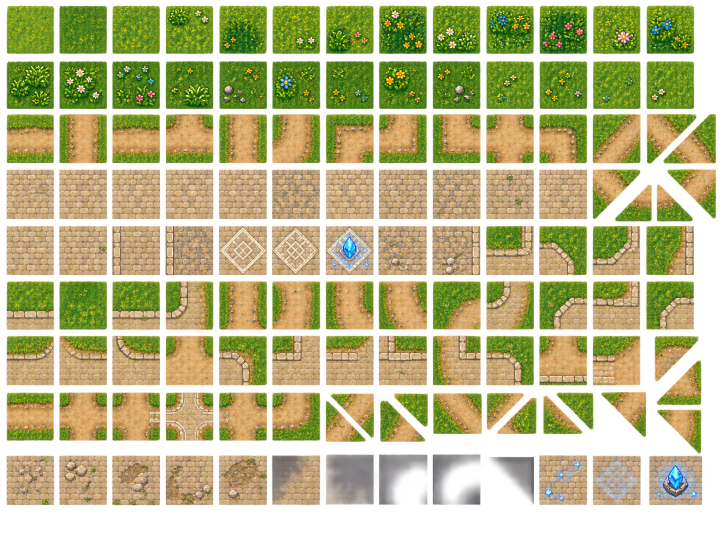
#> input picture assets/source_art/caden/terrain/caden_terrain_master_v1.png, 1448 x 1086 px (shown at 1/2 size)
$ python prepare_caden_terrain_runtime_v1.py
#> lines starting #> are read from the running program, lines starting #| are printed output that depends on the picture
#!/usr/bin/env python3
"""Prepare the Caden Terrain Runtime v1 atlas from the immutable source master.

The script uses only exact source crops, integer-factor nearest-neighbor reduction,
and hard pixel compositing. It never writes to the source-art directory.
"""

from __future__ import annotations

import hashlib
from pathlib import Path

from PIL import Image, ImageDraw


REPOSITORY_ROOT = Path(__file__).resolve().parents[2]
SOURCE_PATH = REPOSITORY_ROOT / "assets/source_art/caden/terrain/caden_terrain_master_v1.png"
ATLAS_PATH = REPOSITORY_ROOT / "assets/tilesets/caden/terrain/caden_terrain_runtime_v1.png"
PREVIEW_DIRECTORY = REPOSITORY_ROOT / "docs/art/previews"
VALIDATION_PREVIEW_PATH = PREVIEW_DIRECTORY / "caden_terrain_runtime_v1_validation.png"
TOWN_SQUARE_PREVIEW_PATH = PREVIEW_DIRECTORY / "caden_terrain_runtime_v1_town_square_preview.png"

EXPECTED_SOURCE_SHA256 = "36308c3fe4eb1bda2cca61c7778583440c07b8b859c2f597185f180ebdcb3b4c"
SOURCE_CELL_SIZE = 96
TILE_SIZE = 32
ATLAS_COLUMNS = 8
ATLAS_ROWS = 6

# The generated source sheet has a stable 13-column visual grid and several
# usable rows. Each selected region below is exactly 96x96 before 3:1 reduction.
SOURCE_COLUMN_X = [13, 119, 225, 332, 438, 544, 652, 758, 866, 973, 1079, 1186, 1293]
SOURCE_ROW_Y = [11, 122, 228, 338, 451, 562, 671, 784, 910]


TileCoordinate = tuple[int, int]


TILE_COORDINATES: dict[str, TileCoordinate] = {
    "grass_base": (0, 0),
    "grass_variant_01": (1, 0),
    "grass_variant_02": (2, 0),
    "grass_variant_03": (3, 0),
    "grass_variant_04": (4, 0),
    "grass_worn_01": (5, 0),
    "grass_worn_02": (6, 0),
    "road_fill": (0, 1),
    "road_fill_variant_01": (1, 1),
    "road_edge_north": (2, 1),
    "road_edge_south": (3, 1),
    "road_edge_west": (4, 1),
    "road_edge_east": (5, 1),
    "road_straight_horizontal": (6, 1),
    "road_straight_vertical": (7, 1),
    "road_outer_corner_nw": (0, 2),
    "road_outer_corner_ne": (1, 2),
    "road_outer_corner_sw": (2, 2),
    "road_outer_corner_se": (3, 2),
    "road_inner_corner_nw": (4, 2),
    "road_inner_corner_ne": (5, 2),
    "road_inner_corner_sw": (6, 2),
    "road_inner_corner_se": (7, 2),
    "road_cross": (0, 3),
    "road_junction_n_e_w": (1, 3),
    "road_junction_n_s_w": (2, 3),
    "road_straight_horizontal_worn": (3, 3),
    "road_to_plaza_north": (4, 3),
    "road_to_plaza_south": (5, 3),
    "road_to_plaza_west": (6, 3),
    "road_to_plaza_east": (7, 3),
    "plaza_fill": (0, 4),
    "plaza_variant_01": (1, 4),
    "plaza_variant_02": (2, 4),
    "plaza_variant_03": (3, 4),
    "plaza_edge_north": (4, 4),
    "plaza_edge_south": (5, 4),
    "plaza_edge_west": (6, 4),
    "plaza_edge_east": (7, 4),
    "plaza_outer_corner_nw": (0, 5),
    "plaza_outer_corner_ne": (1, 5),
    "plaza_outer_corner_sw": (2, 5),
    "plaza_outer_corner_se": (3, 5),
    "plaza_clipped_corner_nw": (4, 5),
    "plaza_clipped_corner_ne": (5, 5),
    "plaza_clipped_corner_sw": (6, 5),
    "plaza_clipped_corner_se": (7, 5),
}


def _source_hash() -> str:
    return hashlib.sha256(SOURCE_PATH.read_bytes()).hexdigest()


def _opaque(image: Image.Image) -> Image.Image:
    result = image.convert("RGBA")
    result.putalpha(255)
    return result


def _source_cell(source: Image.Image, column: int, row: int) -> Image.Image:
    x = SOURCE_COLUMN_X[column]
    y = SOURCE_ROW_Y[row]
    crop = source.crop((x, y, x + SOURCE_CELL_SIZE, y + SOURCE_CELL_SIZE))
    return _opaque(crop.resize((TILE_SIZE, TILE_SIZE), Image.Resampling.NEAREST))


def _normalize_fill_edges(image: Image.Image) -> Image.Image:
    """Make opposite fill borders identical using direct pixel copies."""
    result = image.copy()
    for y in range(result.height):
        result.putpixel((result.width - 1, y), result.getpixel((0, y)))
    for x in range(result.width):
        result.putpixel((x, result.height - 1), result.getpixel((x, 0)))
    return result


def _repeat_center_patch(image: Image.Image, inset: int = 8) -> Image.Image:
    patch = _normalize_fill_edges(image.crop((inset, inset, TILE_SIZE - inset, TILE_SIZE - inset)))
    result = Image.new("RGBA", (TILE_SIZE, TILE_SIZE))
    for y in range(0, TILE_SIZE, patch.height):
        for x in range(0, TILE_SIZE, patch.width):
            result.paste(patch, (x, y))
    return _normalize_fill_edges(_opaque(result))


def _center_variant(base: Image.Image, candidate: Image.Image, inset: int = 10) -> Image.Image:
    """Preserve the shared seamless border while introducing a small source variation."""
    result = base.copy()
    result.paste(
        candidate.crop((inset, inset, TILE_SIZE - inset, TILE_SIZE - inset)),
        (inset, inset),
    )
    return _opaque(result)


def _road_edges(horizontal: Image.Image, vertical: Image.Image, road_fill: Image.Image) -> dict[str, Image.Image]:
    north = horizontal.copy()
    north.paste(road_fill.crop((0, 18, 32, 32)), (0, 18))

    south = road_fill.copy()
    south.paste(horizontal.crop((0, 14, 32, 32)), (0, 14))

    west = vertical.copy()
    west.paste(road_fill.crop((18, 0, 32, 32)), (18, 0))

    east = road_fill.copy()
    east.paste(vertical.crop((14, 0, 32, 32)), (14, 0))

    return {
        "road_edge_north": _opaque(north),
        "road_edge_south": _opaque(south),
        "road_edge_west": _opaque(west),
        "road_edge_east": _opaque(east),
    }


def _corner_cut(
    foreground: Image.Image,
    background: Image.Image,
    corner: str,
    *,
    size: int = 12,
) -> Image.Image:
    """Cut a square corner from foreground using source-backed background pixels."""
    result = foreground.copy()
    for y in range(TILE_SIZE):
        for x in range(TILE_SIZE):
            in_corner = {
                "nw": x < size and y < size,
                "ne": x >= TILE_SIZE - size and y < size,
                "sw": x < size and y >= TILE_SIZE - size,
                "se": x >= TILE_SIZE - size and y >= TILE_SIZE - size,
            }[corner]
            if in_corner:
                result.putpixel((x, y), background.getpixel((x, y)))
    return _opaque(result)


def _material_edge(
    material: Image.Image,
    grass: Image.Image,
    direction: str,
    *,
    outside_width: int = 5,
) -> Image.Image:
    result = material.copy()
    for y in range(TILE_SIZE):
        for x in range(TILE_SIZE):
            outside = {
                "north": y < outside_width,
                "south": y >= TILE_SIZE - outside_width,
                "west": x < outside_width,
                "east": x >= TILE_SIZE - outside_width,
            }[direction]
            if outside:
                result.putpixel((x, y), grass.getpixel((x, y)))
    return _opaque(result)


def _material_transition(
    road: Image.Image,
    plaza: Image.Image,
    road_side: str,
) -> Image.Image:
    result = plaza.copy()
    if road_side == "north":
        result.paste(road.crop((0, 0, 32, 16)), (0, 0))
    elif road_side == "south":
        result.paste(road.crop((0, 16, 32, 32)), (0, 16))
    elif road_side == "west":
        result.paste(road.crop((0, 0, 16, 32)), (0, 0))
    elif road_side == "east":
        result.paste(road.crop((16, 0, 32, 32)), (16, 0))
    else:
        raise ValueError(f"Unsupported road side: {road_side}")
    return _opaque(result)


def _clipped_plaza_corner(
    plaza: Image.Image,
    grass: Image.Image,
    corner: str,
) -> Image.Image:
    result = plaza.copy()
    for y in range(TILE_SIZE):
        for x in range(TILE_SIZE):
            use_plaza = {
                "nw": x + y >= TILE_SIZE - 1,
                "ne": y >= x,
                "sw": x >= y,
                "se": x + y <= TILE_SIZE - 1,
            }[corner]
            if not use_plaza:
                result.putpixel((x, y), grass.getpixel((x, y)))
    return _opaque(result)


def _build_tiles(source: Image.Image) -> dict[str, Image.Image]:
    grass = _repeat_center_patch(_source_cell(source, 0, 0))
    road_horizontal = _source_cell(source, 0, 2)
    road_vertical = _source_cell(source, 1, 2)
    road_cross = _source_cell(source, 9, 2)
    road_fill = _repeat_center_patch(road_cross)
    road_fill_variant = _center_variant(road_fill, _repeat_center_patch(_source_cell(source, 3, 2)), 8)
    plaza_fill = _repeat_center_patch(_source_cell(source, 0, 3))

    tiles: dict[str, Image.Image] = {
        "grass_base": grass,
        "grass_variant_01": _center_variant(grass, _source_cell(source, 1, 0)),
        "grass_variant_02": _center_variant(grass, _source_cell(source, 3, 0)),
        "grass_variant_03": _center_variant(grass, _source_cell(source, 5, 0)),
        "grass_variant_04": _center_variant(grass, _source_cell(source, 10, 1)),
        "grass_worn_01": _center_variant(grass, _source_cell(source, 11, 1), 8),
        "grass_worn_02": _center_variant(grass, _source_cell(source, 12, 1), 8),
        "road_fill": road_fill,
        "road_fill_variant_01": road_fill_variant,
        "road_straight_horizontal": road_horizontal,
        "road_straight_vertical": road_vertical,
        "road_outer_corner_nw": _source_cell(source, 6, 2),
        "road_outer_corner_ne": _source_cell(source, 10, 2),
        "road_outer_corner_sw": _source_cell(source, 8, 2),
        "road_outer_corner_se": _source_cell(source, 7, 2),
        "road_inner_corner_nw": _corner_cut(road_fill, grass, "nw"),
        "road_inner_corner_ne": _corner_cut(road_fill, grass, "ne"),
        "road_inner_corner_sw": _corner_cut(road_fill, grass, "sw"),
        "road_inner_corner_se": _corner_cut(road_fill, grass, "se"),
        "road_cross": road_cross,
        "road_junction_n_e_w": _source_cell(source, 3, 2),
        "road_junction_n_s_w": _source_cell(source, 5, 2),
        "road_straight_horizontal_worn": _source_cell(source, 2, 2),
        "plaza_fill": plaza_fill,
        "plaza_variant_01": _center_variant(plaza_fill, _source_cell(source, 1, 3), 7),
        "plaza_variant_02": _center_variant(plaza_fill, _source_cell(source, 2, 3), 7),
        "plaza_variant_03": _center_variant(plaza_fill, _source_cell(source, 3, 3), 7),
    }
    tiles.update(_road_edges(road_horizontal, road_vertical, road_fill))

    for direction in ("north", "south", "west", "east"):
        tiles[f"road_to_plaza_{direction}"] = _material_transition(road_fill, plaza_fill, direction)
        tiles[f"plaza_edge_{direction}"] = _material_edge(plaza_fill, grass, direction)

    for corner in ("nw", "ne", "sw", "se"):
        tiles[f"plaza_outer_corner_{corner}"] = _corner_cut(plaza_fill, grass, corner)
        tiles[f"plaza_clipped_corner_{corner}"] = _clipped_plaza_corner(plaza_fill, grass, corner)

    missing = set(TILE_COORDINATES) - set(tiles)
    if missing:
        raise RuntimeError(f"Missing generated tiles: {sorted(missing)}")
    return tiles


def _write_atlas(tiles: dict[str, Image.Image]) -> Image.Image:
    atlas = Image.new("RGBA", (ATLAS_COLUMNS * TILE_SIZE, ATLAS_ROWS * TILE_SIZE), (0, 0, 0, 0))
    for tile_name, coordinate in TILE_COORDINATES.items():
        atlas.paste(tiles[tile_name], (coordinate[0] * TILE_SIZE, coordinate[1] * TILE_SIZE))
    ATLAS_PATH.parent.mkdir(parents=True, exist_ok=True)
    atlas.save(ATLAS_PATH, optimize=False)
    return atlas


def _draw_tile_grid(
    canvas: Image.Image,
    tiles: dict[str, Image.Image],
    tile_names: list[list[str]],
    origin: tuple[int, int],
) -> None:
    origin_x, origin_y = origin
    for row_index, row in enumerate(tile_names):
        for column_index, tile_name in enumerate(row):
            canvas.paste(
                tiles[tile_name],
                (origin_x + column_index * TILE_SIZE, origin_y + row_index * TILE_SIZE),
            )


def _write_validation_preview(tiles: dict[str, Image.Image]) -> None:
    scale = 2
    preview = Image.new("RGB", (640, 512), (36, 32, 28))
    draw = ImageDraw.Draw(preview)

    draw.text((12, 8), "Grass 3x3 repetition", fill=(245, 235, 210))
    _draw_tile_grid(preview, tiles, [["grass_base"] * 3 for _ in range(3)], (12, 24))

    draw.text((132, 8), "Alternating restrained grass", fill=(245, 235, 210))
    grass_names = ["grass_base", "grass_variant_01", "grass_variant_02", "grass_variant_04"]
    _draw_tile_grid(
        preview,
        tiles,
        [[grass_names[(x + y * 3) % len(grass_names)] for x in range(5)] for y in range(3)],
        (132, 24),
    )

    draw.text((324, 8), "Horizontal road", fill=(245, 235, 210))
    horizontal_road = (
        [["grass_base"] * 8]
        + [["road_edge_north"] * 8]
        + [["road_fill" if x % 3 else "road_fill_variant_01" for x in range(8)] for _ in range(2)]
        + [["road_edge_south"] * 8]
        + [["grass_base"] * 8]
    )
    _draw_tile_grid(preview, tiles, horizontal_road, (324, 24))

    draw.text((12, 144), "Vertical road", fill=(245, 235, 210))
    vertical_road: list[list[str]] = []
    for y in range(7):
        vertical_road.append(
            [
                "grass_base",
                "road_edge_west",
                "road_fill_variant_01" if y % 3 == 1 else "road_fill",
                "road_fill",
                "road_edge_east",
                "grass_base",
            ]
        )
    _draw_tile_grid(preview, tiles, vertical_road, (12, 160))

    draw.text((228, 224), "Road corners and junctions", fill=(245, 235, 210))
    _draw_tile_grid(
        preview,
        tiles,
        [
            ["road_outer_corner_nw", "road_outer_corner_ne", "road_cross", "road_junction_n_e_w"],
            ["road_outer_corner_sw", "road_outer_corner_se", "road_junction_n_s_w", "road_straight_horizontal_worn"],
            ["road_inner_corner_nw", "road_inner_corner_ne", "road_inner_corner_sw", "road_inner_corner_se"],
        ],
        (228, 240),
    )

    draw.text((388, 224), "Plaza block and perimeter", fill=(245, 235, 210))
    plaza_block = [
        ["plaza_outer_corner_nw"] + ["plaza_edge_north"] * 4 + ["plaza_outer_corner_ne"],
        ["plaza_edge_west"] + ["plaza_fill", "plaza_variant_01", "plaza_fill", "plaza_variant_02"] + ["plaza_edge_east"],
        ["plaza_edge_west"] + ["plaza_variant_03", "plaza_fill", "plaza_variant_02", "plaza_fill"] + ["plaza_edge_east"],
        ["plaza_outer_corner_sw"] + ["plaza_edge_south"] * 4 + ["plaza_outer_corner_se"],
    ]
    _draw_tile_grid(preview, tiles, plaza_block, (388, 240))

    draw.text((12, 396), "Clipped plaza corners", fill=(245, 235, 210))
    _draw_tile_grid(
        preview,
        tiles,
        [
            ["plaza_clipped_corner_nw", "plaza_edge_north", "plaza_edge_north", "plaza_clipped_corner_ne"],
            ["plaza_edge_west", "plaza_fill", "plaza_variant_01", "plaza_edge_east"],
            ["plaza_edge_west", "plaza_variant_02", "plaza_fill", "plaza_edge_east"],
            ["plaza_clipped_corner_sw", "plaza_edge_south", "plaza_edge_south", "plaza_clipped_corner_se"],
        ],
        (12, 412),
    )

    draw.text((180, 396), "Road-to-plaza transitions", fill=(245, 235, 210))
    _draw_tile_grid(
        preview,
        tiles,
        [
            ["road_to_plaza_north", "road_to_plaza_south"],
            ["road_to_plaza_west", "road_to_plaza_east"],
        ],
        (180, 412),
    )

    PREVIEW_DIRECTORY.mkdir(parents=True, exist_ok=True)
    preview.resize((preview.width * scale, preview.height * scale), Image.Resampling.NEAREST).save(
        VALIDATION_PREVIEW_PATH,
        optimize=False,
    )


def _town_square_tile_layers() -> tuple[list[list[str]], dict[tuple[int, int], str], dict[tuple[int, int], str], dict[tuple[int, int], str]]:
    base: list[list[str]] = []
    grass_names = ["grass_base", "grass_variant_01", "grass_variant_02", "grass_variant_04"]
    for y in range(22):
        row: list[str] = []
        for x in range(30):
            selector = (x * 17 + y * 31) % 23
            row.append(grass_names[selector % len(grass_names)] if selector < 4 else "grass_base")
        base.append(row)

    roads: dict[tuple[int, int], str] = {}

    def horizontal_road(x_start: int, x_end: int, y_start: int) -> None:
        for x in range(x_start, x_end):
            roads[(x, y_start)] = "road_edge_north"
            roads[(x, y_start + 1)] = "road_fill_variant_01" if x % 4 == 1 else "road_fill"
            roads[(x, y_start + 2)] = "road_fill_variant_01" if x % 5 == 2 else "road_fill"
            roads[(x, y_start + 3)] = "road_edge_south"

    def vertical_road(x_start: int, y_start: int, y_end: int) -> None:
        for y in range(y_start, y_end):
            roads[(x_start, y)] = "road_edge_west"
            roads[(x_start + 1, y)] = "road_fill_variant_01" if y % 4 == 1 else "road_fill"
            roads[(x_start + 2, y)] = "road_fill_variant_01" if y % 5 == 2 else "road_fill"
            roads[(x_start + 3, y)] = "road_edge_east"

    horizontal_road(0, 7, 9)
    horizontal_road(23, 30, 9)
    vertical_road(13, 0, 5)
    vertical_road(13, 17, 22)

    # Four-tile-wide stair-step approximation of the locked northeast branch.
    for row_index, y in enumerate(range(1, 6)):
        x_start = 23 - row_index
        for offset in range(4):
            roads[(x_start + offset, y)] = "road_fill_variant_01" if (row_index + offset) % 4 == 0 else "road_fill"

    plaza: dict[tuple[int, int], str] = {}
    for y in range(5, 17):
        for x in range(7, 23):
            if y == 5 and x in (7, 22):
                continue
            if y == 16 and x in (7, 22):
                continue
            if y == 5:
                tile = "plaza_edge_north"
            elif y == 16:
                tile = "plaza_edge_south"
            elif x == 7:
                tile = "plaza_edge_west"
            elif x == 22:
                tile = "plaza_edge_east"
            else:
                variants = ["plaza_fill", "plaza_variant_01", "plaza_fill", "plaza_variant_02", "plaza_variant_03"]
                tile = variants[(x * 7 + y * 11) % len(variants)]
            plaza[(x, y)] = tile

    plaza[(7, 5)] = "plaza_clipped_corner_nw"
    plaza[(22, 5)] = "plaza_clipped_corner_ne"
    plaza[(7, 16)] = "plaza_clipped_corner_sw"
    plaza[(22, 16)] = "plaza_clipped_corner_se"

    transitions: dict[tuple[int, int], str] = {}
    for y in range(9, 13):
        transitions[(7, y)] = "road_to_plaza_west"
        transitions[(22, y)] = "road_to_plaza_east"
    for x in range(13, 17):
        transitions[(x, 5)] = "road_to_plaza_north"
        transitions[(x, 16)] = "road_to_plaza_south"

    return base, roads, plaza, transitions


def _write_town_square_preview(tiles: dict[str, Image.Image]) -> None:
    base, roads, plaza, transitions = _town_square_tile_layers()
    preview = Image.new("RGBA", (30 * TILE_SIZE, 22 * TILE_SIZE), (0, 0, 0, 255))
    for y, row in enumerate(base):
        for x, tile_name in enumerate(row):
            preview.paste(tiles[tile_name], (x * TILE_SIZE, y * TILE_SIZE))
    for layer in (roads, plaza, transitions):
        for (x, y), tile_name in layer.items():
            preview.paste(tiles[tile_name], (x * TILE_SIZE, y * TILE_SIZE))

    PREVIEW_DIRECTORY.mkdir(parents=True, exist_ok=True)
    preview.save(TOWN_SQUARE_PREVIEW_PATH, optimize=False)


def main() -> None:
    source_hash = _source_hash()
    if source_hash != EXPECTED_SOURCE_SHA256:
        raise SystemExit(
            "Source master hash mismatch; refusing to prepare runtime assets. "
            f"Expected {EXPECTED_SOURCE_SHA256}, got {source_hash}."
        )

    source = Image.open(SOURCE_PATH).convert("RGBA")
#> source is the input picture: PIL image 1448x1086 RGBA; mean R, G, B, A 127.1, 127.5, 58.1, 163.1
    if source.size != (1448, 1086):
        raise SystemExit(f"Unexpected source dimensions: {source.size}")

    tiles = _build_tiles(source)
#> in _repeat_center_patch, `result = Image.new("RGBA", (TILE_SIZE, TILE_SIZE))`: result: PIL image 32x32 RGBA; every value is 0
#> in _source_cell (call 6), `crop = source.crop((x, y, x + SOURCE_CELL_SIZE, y + SOURCE_CELL_SIZE))`:
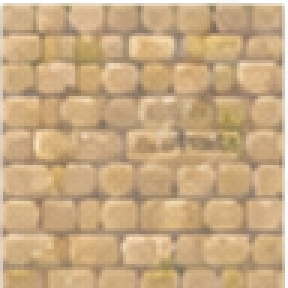
#> crop: PIL image 96x96 RGBA (shown 3 times larger); mean R, G, B, A 194.7, 163.2, 122.2, 241; transparent parts drawn white
#> call 4 of _repeat_center_patch, with inset = 8
#> after the loop in _repeat_center_patch (call 4), `for y in range(0, TILE_SIZE, patch.height):`:
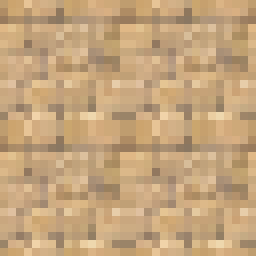
#> result: PIL image 32x32 RGBA (shown 8 times larger); mean R, G, B, A 196.3, 164.1, 124, 255
#> in _source_cell (call 7), `crop = source.crop((x, y, x + SOURCE_CELL_SIZE, y + SOURCE_CELL_SIZE))`:
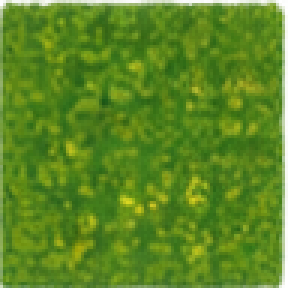
#> crop: PIL image 96x96 RGBA (shown 3 times larger); mean R, G, B, A 81.2, 128.1, 20.3, 238.7; transparent parts drawn white
#> in _source_cell (call 8), `x = SOURCE_COLUMN_X[column]`: x = 332
#> in _source_cell (call 8), `crop = source.crop((x, y, x + SOURCE_CELL_SIZE, y + SOURCE_CELL_SIZE))`:
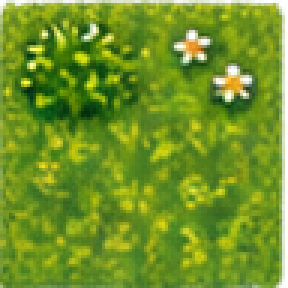
#> crop: PIL image 96x96 RGBA (shown 3 times larger); mean R, G, B, A 103.4, 141.1, 25.1, 240.1; transparent parts drawn white
#> call 3 of _center_variant, with inset = 10
#> in _center_variant (call 3), `result.paste( candidate.crop((inset, inset, TILE_SIZE - inset, TILE_SI..`:
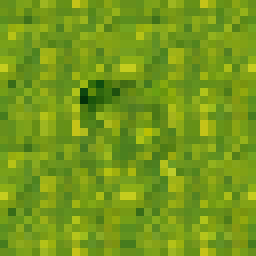
#> result: PIL image 32x32 RGBA (shown 8 times larger); mean R, G, B, A 116.5, 153.1, 25.7, 255
#> in _source_cell (call 9), `x = SOURCE_COLUMN_X[column]`: x = 544
#> in _source_cell (call 9), `crop = source.crop((x, y, x + SOURCE_CELL_SIZE, y + SOURCE_CELL_SIZE))`:
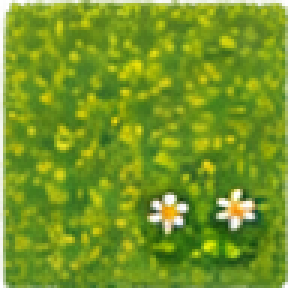
#> crop: PIL image 96x96 RGBA (shown 3 times larger); mean R, G, B, A 109.8, 146, 24.1, 241.3; transparent parts drawn white
#> in _opaque (call 16), `result.putalpha(255)`:
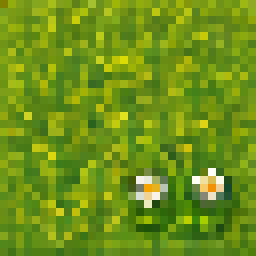
#> result: PIL image 32x32 RGBA (shown 8 times larger); mean R, G, B, A 110.3, 146.1, 24.2, 255
#> after the loop in _build_tiles, `for direction in ("north", "south", "west", "east"):`: tiles = 39 items
#> after the loop in _build_tiles, `for corner in ("nw", "ne", "sw", "se"):`: tiles = 47 items
#> in _build_tiles, `missing = set(TILE_COORDINATES) - set(tiles)`: missing = 0 items
#> tiles = 47 items
    atlas = _write_atlas(tiles)
#> the loop in _write_atlas, `for tile_name, coordinate in TILE_COORDINATES.items():` made 47 passes
#> (tile_name, coordinate) on passes 1 to 12: ('grass_base', (0, 0)), ('grass_variant_01', (1, 0)), ('grass_variant_02', (2, 0)), ('grass_variant_03', (3, 0)), ('grass_variant_04', (4, 0)), ('grass_worn_01', (5, 0)), ('grass_worn_02', (6, 0)), ('road_fill', (0, 1)), ('road_fill_variant_01', (1, 1)), ('road_edge_north', (2, 1)), ('road_edge_south', (3, 1)), ('road_edge_west', (4, 1))
    _write_validation_preview(tiles)
    _write_town_square_preview(tiles)

    print(f"source_sha256={source_hash}")
    print(f"atlas={ATLAS_PATH.relative_to(REPOSITORY_ROOT)}")
    print(f"atlas_size={atlas.width}x{atlas.height}")
#| atlas_size=256x192
    print(f"tile_size={TILE_SIZE}x{TILE_SIZE}")
    print(f"included_tiles={len(TILE_COORDINATES)}")
#| included_tiles=47
    print(f"validation_preview={VALIDATION_PREVIEW_PATH.relative_to(REPOSITORY_ROOT)}")
    print(f"town_square_preview={TOWN_SQUARE_PREVIEW_PATH.relative_to(REPOSITORY_ROOT)}")


if __name__ == "__main__":
    main()
